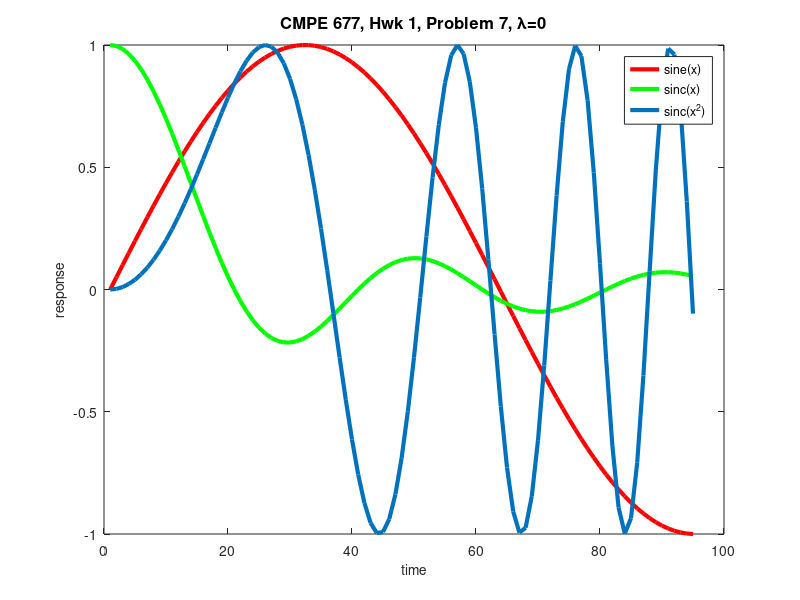
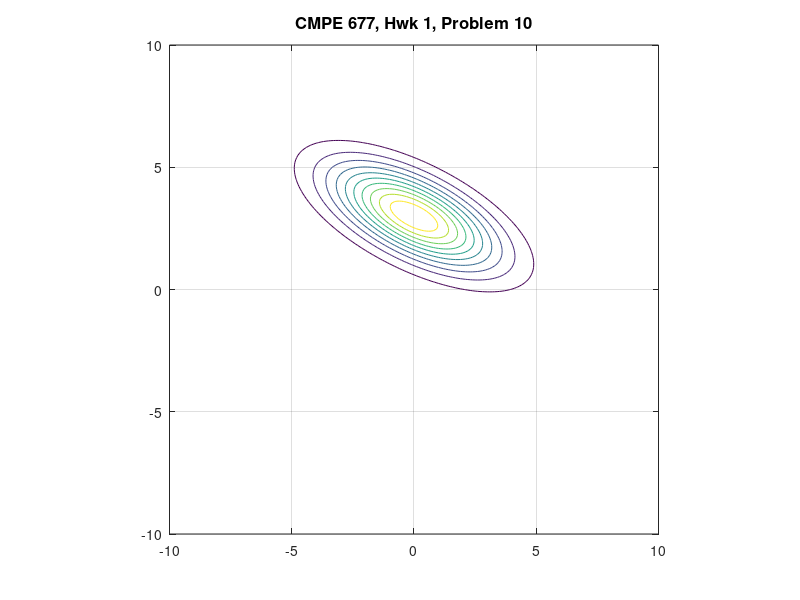
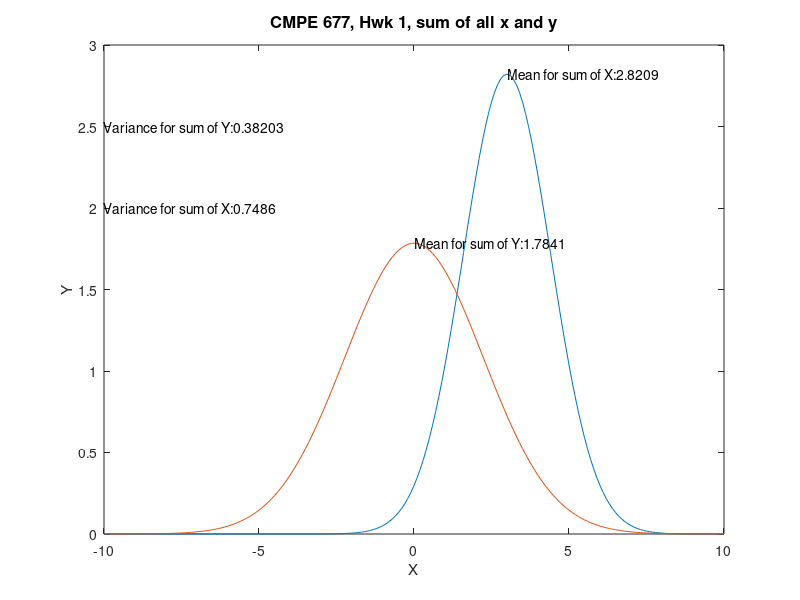
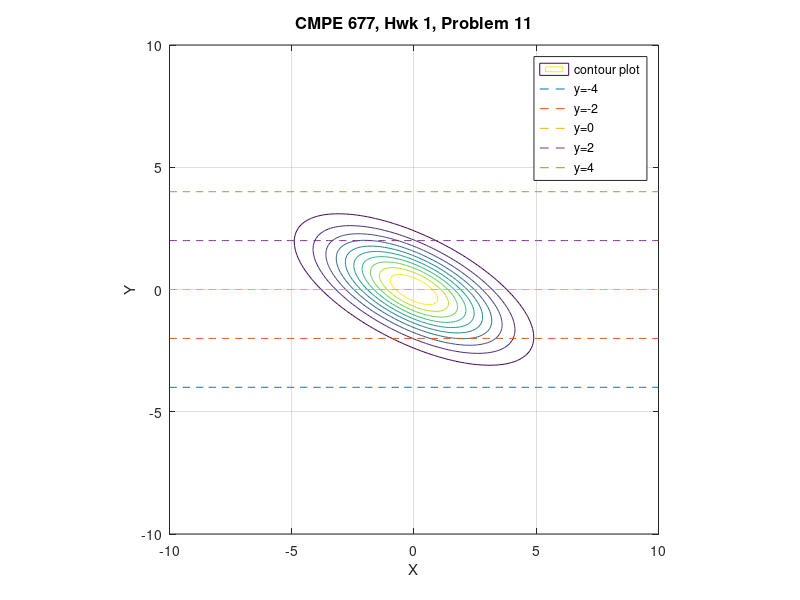

These figures' MATLAB source, in order:
% question 1
[1 2 3]'; 
[1; 2; 3];

% question 2
A = [1 2 3; 2 3 4; 3 4 5; 4 5 6];
B = A(:,2:3);
  
% question 3
a = [1 2; 3 4];
b = [2 2; 3 3; 4 4];
c = eye(3);
d =[1 2 3];
%a*b
%a-b

% question 4
b = [2 2; 3 3; 4 4];
d =[1 2 3];
f = zeros(2,1);

%b - repmat(f,1,3);
%b + [f ; f; f];
%b + repmat(f',1,3);

% question 5
ones(4,1)*5;
ones(4,1).*5;
5*ones(1,4)';

% question 6
A = [1 2 3 4 5; 2 3 4 5 6; 3 4 5 6 7; 4 5 6 7 8; 5 6 7 8 9];
B=A(2:4,1:2:5);
B=A(2:4,[1 3 5]);
B=[A(2:4,1) A(2:4,3) A(2:4,5)];

% question 7
x=0:.05:(3/2)*pi;
grid on
plot(sin(x),'r','LineWidth',3)
hold on
plot(sinc(x),'g','LineWidth',3)
hold on
plot(sin(x.^2),'LineWidth',3)
% labels
xlabel('time', 'FontSize',10)
ylabel('response', 'FontSize',10)
title('CMPE 677, Hwk 1, Problem 7, \lambda=0','FontSize',12)
legend('sine(x)','sinc(x)','sinc(x^{2})')
print('cmpe677_hwk1_7','-dpng')

% question 8
A = [1 0 -4 8 3; 4 -2 3 3 1];
b = zeros(1,5);
for index = 1:size(A,2)
  if A(1,index) > A(2,index)
    b(index) = A(1,index);
  else
   b(index) = A(2,index);
  end
end
b;

% question 9
%[eye(2) zeros(2,1)]*0;
%eye(2,3)*0;
%[0 0 0; 0 0 0];

% question 10
figure
hold off
mu=[0 3];
sigma=[5 -2 ;-2 2];
x1 = -10:0.1:10;
x2 = x1;
[X1,X2] = meshgrid(x1,x2);
F = mvnpdf([X1(:) X2(:)], mu,sigma);
F = reshape(F,length(x2),length(x1));
contour(x1,x2,F);
grid on
axis square
title('CMPE 677, Hwk 1, Problem 10','fontsize',12);
print('cmpe677_hwk1_10','-dpng')
% normal distribution
sumX = sum(F,2);
sumY = sum(F,1);
figure
plot(x1,sumX,x2,sumY)
title('CMPE 677, Hwk 1, sum of all x and y','fontsize',12)
[meanX,indexX] = max(sumX);
[meanY,indexY] = max(sumY);
varX = var(sumX); varY = var(sumY);
str = strcat('Mean for sum of X: ',num2str(meanX));
text(x1(indexX),meanX,str)
str = strcat('Mean for sum of Y: ',num2str(meanY));
text(x2(indexY),meanY,str)
str = strcat('Variance for sum of X: ',num2str(varX));
text(-10,2,str)
str = strcat('Variance for sum of Y: ',num2str(varY));
text(-10,2.5,str)
xlabel('X'); ylabel('Y');
print('cmpe677_hwk1_10_normal_distribution','-dpng')

% question 11
figure
hold off
mu=[0 0];
sigma=[5 -2 ;-2 2];
x1 = -10:0.1:10;
x2 = x1;
[X1,X2] = meshgrid(x1,x2);
F = mvnpdf([X1(:) X2(:)], mu,sigma);
F = reshape(F,length(x2),length(x1));
contour(x1,x2,F);
xlabel('X'); ylabel('Y');
grid on
axis square
title('CMPE 677, Hwk 1, Problem 11','fontsize',12);
for y=-4:2:4
    hold on
    plot(x1,ones(size(x1)).*y,'--')
end
legend('contour plot','y=-4','y=-2','y=0','y=2','y=4')
print('cmpe677_hwk1_11_contour','-dpng')
% normal distribution
figure
for y=-4:2:4
  row = size(-10:0.1:y);
  plot(x1,F(row,:),'LineWidth',2)
  hold on
end
xlabel('X'); ylabel('Y');
title('CMPE 677, Hwk 1, Problem 11','fontsize',12)
legend('trace y=-4','trace y=-2','trace y=0','trace y=2','trace y=4')
print('cmpe677_hwk1_11_normal_distribution','-dpng')
